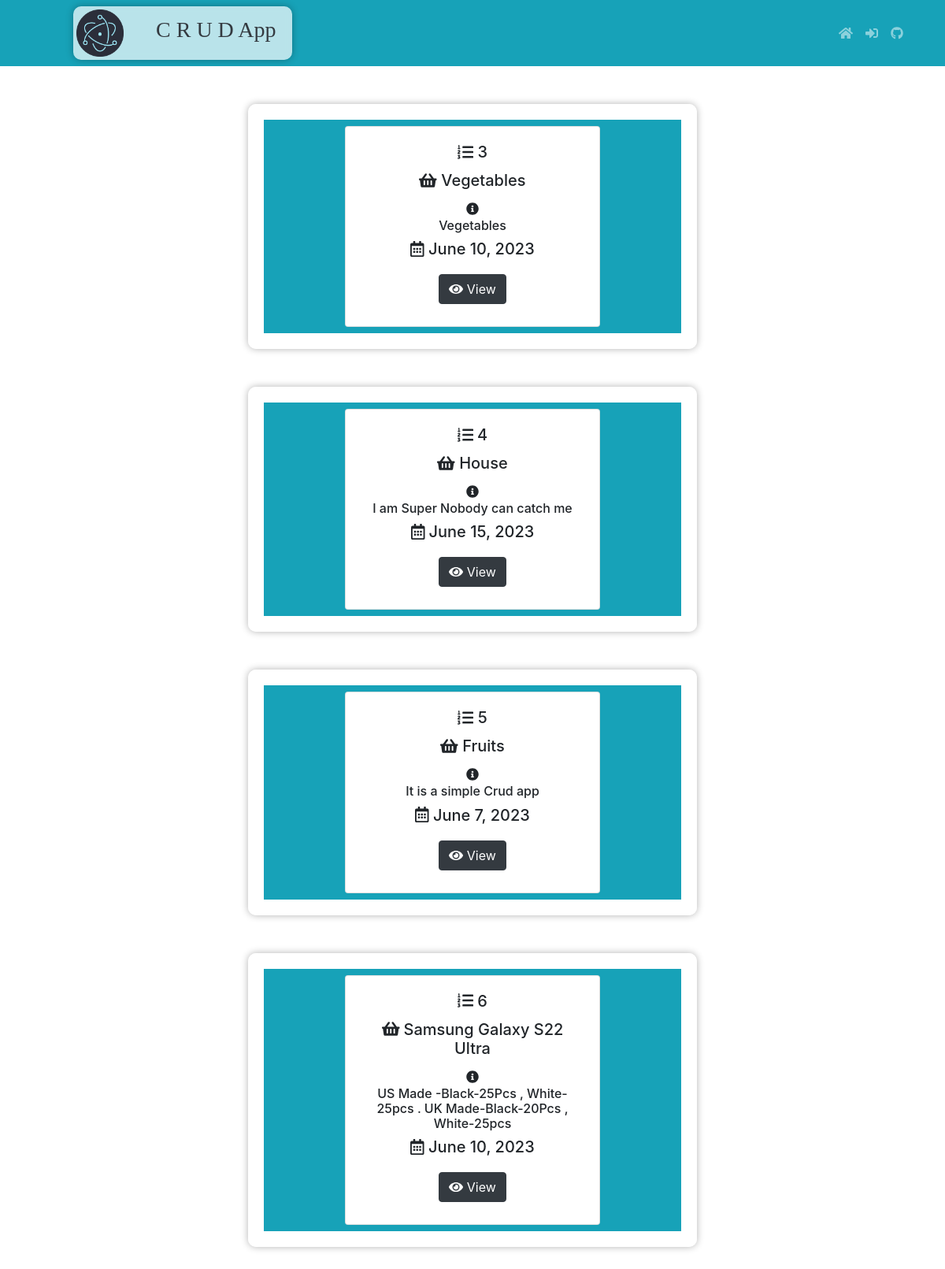
The page /edit/ on the database its author committed.
### crudapp/models.py (models this page shows, shortened)
class Crud(models.Model):
    sl_no = models.IntegerField()
    item_name = models.CharField(max_length=250)
    desc = models.TextField()
    date = models.DateField()

### crudapp/views.py (the view)
# urls.py: path('edit/', views.Crudlistview.as_view(), name='edit'),
class Crudlistview(ListView):
    model = Crud
    template_name = 'listview.html'
    context_object_name = 'crud1'

### templates/listview.html (shortened to what this page needs)
{% extends 'base.html' %}
{% block content %}
<body>
{% for i in crud1 %}
    <div class="container my-5 ">
        <div class="row justify-content-center">
            <div class="col-md-6 glass-container">
                <div class="container bg-info py-2 text-center">
        <div class="row justify-content-center">
            <div class="col-md-8">
                <div class="card">
                    <div class="card-body">
                        <h5 class="card-title">
                            <i class="fas fa-list-ol card-icon"></i>
                            {{i.sl_no}}</h5>
                        <h5 class="card-title">
                        <i class="fas fa-shopping-basket card-icon"></i>
                            {{i.item_name}}
                        </h5>
                        <i class="fas fa-info-circle card-icon"></i>
                         <h6 class="card-text">{{i.desc}}</h6>
                        <h5 class="card-title">
                            <i class="far fa-calendar-alt card-icon"></i>
                            {{i.date}}
                        </h5>
                                  <a href="{% url 'detail' i.pk %}" class="btn btn-dark my-2">
  <i class="fas fa-eye"></i> View
</a>
                    </div>
                </div>
            </div>
        </div>
    </div>
            </div>
        </div>
    </div>
{% endfor %}
{% endblock %}

### rows shown on the page
Crud: sl_no "3", item_name "Vegetables", desc "Vegetables", date "June 10, 2023"
Crud: sl_no "4", item_name "House", desc "I am Super Nobody can catch me", date "June 15, 2023"
Crud: sl_no "5", item_name "Fruits", desc "It is a simple Crud app", date "June 7, 2023"
Crud: sl_no "6", item_name "Samsung Galaxy S22 Ultra", desc "US Made -Black-25Pcs , White-25pcs . UK Made-Black-20Pcs , White-25pcs", date "June 10, 2023"
